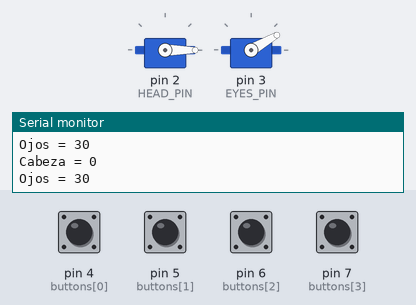
A sketch run on a simulated Arduino Uno, built with avr-gcc and run on an emulated ATmega328P. Shown: 2 × servo, the last lines printed to the serial monitor. Inputs (shaded band) come from the test bench; at power-on: pin 4 (buttons[0]), pin 5 (buttons[1]), pin 6 (buttons[2]), pin 7 (buttons[3]) LOW.

Above: at 4.2 s.
4.3 s: pin 4 (buttons[0]) pulled HIGH for 1 s
At 5.8 s:
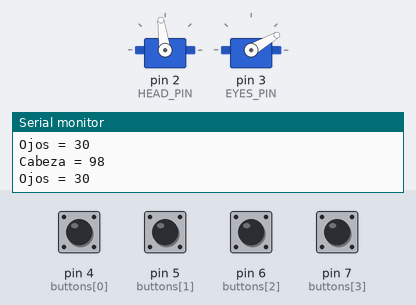
6.8 s: pin 6 (buttons[2]) pulled HIGH for 0.15 s
At 7.7 s:
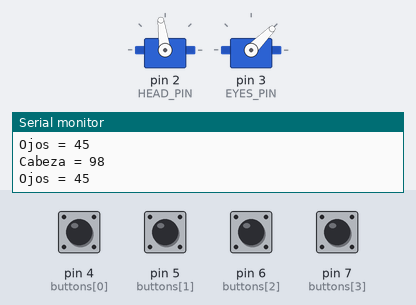
8.4 s: pin 4 (buttons[0]) pulled HIGH for 0.15 s
At 8.9 s:
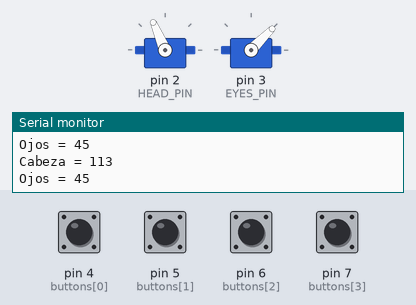
10.0 s: pin 7 (buttons[3]) pulled HIGH for 0.15 s
At 11.3 s:
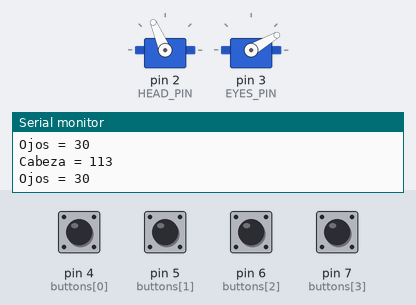
11.6 s: pin 5 (buttons[1]) pulled HIGH for 1 s
At 13.7 s:
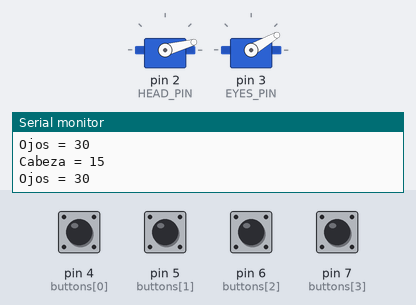
14.1 s: pin 6 (buttons[2]) pulled HIGH for 1 s
At 15.6 s:
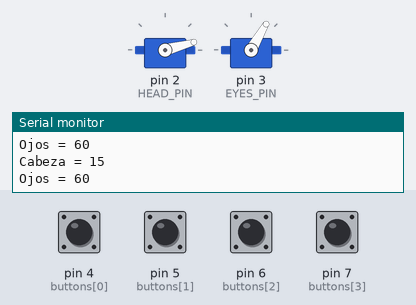
Timing chart, 0 to 17.1 s (numbered marks = the images above; inputs shaded):
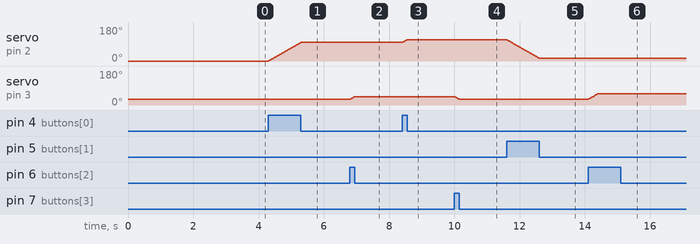

The sketch:

control_cabeza_y_ojos.ino
```cpp
#include <Servo.h>

#define HEAD_PIN 2
#define EYES_PIN 3
#define HEAD_CW_PIN 4
#define HEAD_CC_PIN 5
#define EYES_CW_PIN 6
#define EYES_CC_PIN 7

// declaro los servos
Servo servoHead;
Servo servoEyes;

// condiciones de control
int del = 10;
int angle_step = 1;
int eyes_divisor = 1;
int eyes_cont;
int min_angle_head = 0;
int max_angle_head = 180;
int min_angle_eyes = 30; // valentin: 0; marta: 30
int max_angle_eyes = 60; // valentin: 40; marta: 60
int min_max_angles[4] = {min_angle_head,max_angle_head,min_angle_eyes,max_angle_eyes};
int buttons[4] = {4,5,6,7};
int buttons_state[4] = {0,0,0,0};
long serial_time = 0;

void setup() {
  Serial.begin(9600);
  serial_time = millis();
  servoHead.attach(HEAD_PIN);
  servoHead.write(min_angle_head);//(min_angle_head+max_angle_head)/2);
  servoEyes.attach(EYES_PIN);
  servoEyes.write(min_angle_eyes);//(min_angle_eyes+max_angle_eyes)/2);
  for(int idx = 0; idx < 4; idx++) pinMode(buttons[idx],INPUT);
  eyes_cont = 0;
  delay(3000);
}
void loop() {
  for(int idx = 0; idx < 4; idx++) buttons_state[idx] = digitalRead(buttons[idx]);
  int angle_head = servoHead.read();
  int angle_eyes = servoEyes.read();

  int idx = 0;
  if(buttons_state[idx] == HIGH && (angle_head+angle_step)<=max_angle_head) angle_head = angle_head+angle_step;
  else{
    idx = 1;
    if(buttons_state[idx] == HIGH && (angle_head-angle_step)>=min_angle_head) angle_head = angle_head-angle_step;
  }
  servoHead.write(angle_head);

  idx = 2;
  if(buttons_state[idx] == HIGH && (angle_eyes+angle_step)<=max_angle_eyes){
    eyes_cont++;
    if(eyes_cont==eyes_divisor){
      angle_eyes = angle_eyes+angle_step;
      eyes_cont = 0;
    }
  }
  else{
    idx = 3;
    if(buttons_state[idx] == HIGH && (angle_eyes-angle_step)>=min_angle_eyes){
      eyes_cont++;
      if(eyes_cont==eyes_divisor){
        angle_eyes = angle_eyes-angle_step;
        eyes_cont = 0;
      }
    }
  }
  servoEyes.write(angle_eyes);


  if(millis() - serial_time > 500)
  {
    serial_time = millis();
    Serial.print("Cabeza = ");
    Serial.println(servoHead.read());
    Serial.print("Ojos = ");
    Serial.println(servoEyes.read());
  }

  delay(del);

}
```

Measured:
- after the input at 4.3 s, servo on pin 2 (HEAD_PIN): moves from 0° to 98° over 0.99 s, starting at once
- after the input at 6.8 s, servo on pin 3 (EYES_PIN): 30° → 45° at once
- after the input at 8.4 s, servo on pin 2 (HEAD_PIN): 98° → 113° at once
- after the input at 10.0 s, servo on pin 3 (EYES_PIN): 45° → 30° at once
- after the input at 11.6 s, servo on pin 2 (HEAD_PIN): moves from 113° to 15° over 0.99 s, starting at once
- after the input at 14.1 s, servo on pin 3 (EYES_PIN): moves from 30° to 60° over 0.31 s, starting at once
